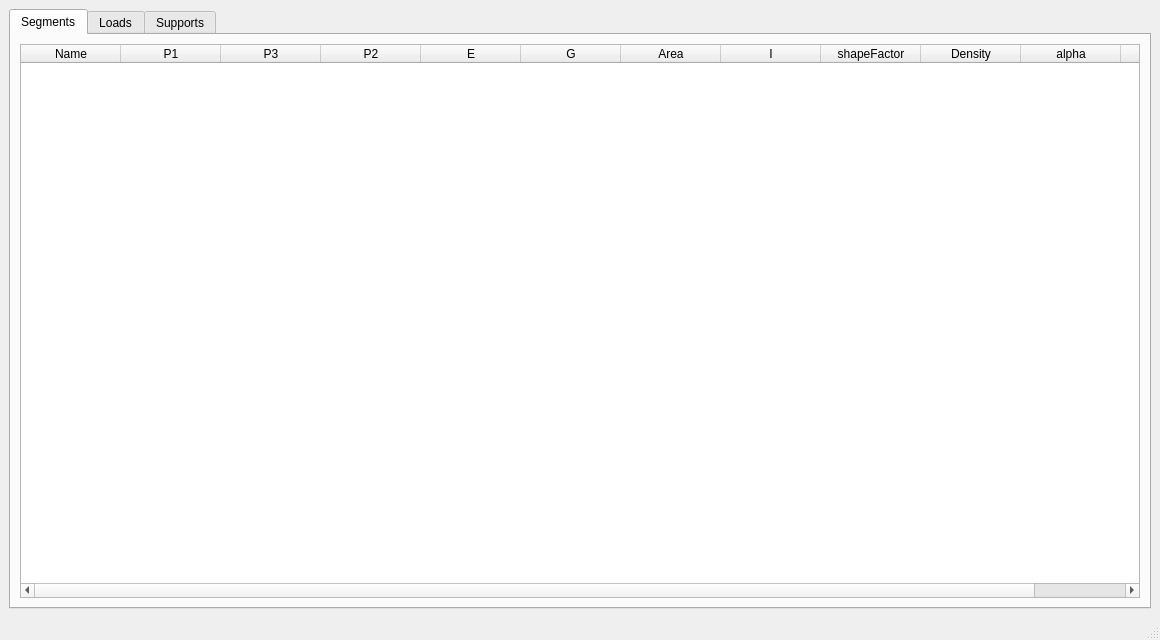
<?xml version="1.0" encoding="UTF-8"?>
<ui version="4.0">
 <class>MainWindow</class>
 <widget class="QMainWindow" name="MainWindow">
  <property name="geometry">
   <rect>
    <x>0</x>
    <y>0</y>
    <width>1160</width>
    <height>640</height>
   </rect>
  </property>
  <property name="windowTitle">
   <string>Objects Table</string>
  </property>
  <widget class="QWidget" name="centralwidget">
   <layout class="QGridLayout" name="gridLayout">
    <item row="0" column="0" colspan="2">
     <widget class="QTabWidget" name="tabWidget">
      <property name="currentIndex">
       <number>0</number>
      </property>
      <property name="tabsClosable">
       <bool>false</bool>
      </property>
      <property name="movable">
       <bool>true</bool>
      </property>
      <property name="tabBarAutoHide">
       <bool>true</bool>
      </property>
      <widget class="QWidget" name="tab">
       <attribute name="title">
        <string>Segments</string>
       </attribute>
       <layout class="QGridLayout" name="gridLayout_2">
        <item row="0" column="0" colspan="2">
         <widget class="QTableWidget" name="segmentsTable">
          <property name="dragEnabled">
           <bool>true</bool>
          </property>
          <property name="dragDropMode">
           <enum>QAbstractItemView::DragDrop</enum>
          </property>
          <property name="defaultDropAction">
           <enum>Qt::CopyAction</enum>
          </property>
          <property name="alternatingRowColors">
           <bool>true</bool>
          </property>
          <attribute name="horizontalHeaderDefaultSectionSize">
           <number>100</number>
          </attribute>
          <column>
           <property name="text">
            <string>Name</string>
           </property>
          </column>
          <column>
           <property name="text">
            <string>P1</string>
           </property>
          </column>
          <column>
           <property name="text">
            <string>P3</string>
           </property>
          </column>
          <column>
           <property name="text">
            <string>P2</string>
           </property>
          </column>
          <column>
           <property name="text">
            <string>E</string>
           </property>
          </column>
          <column>
           <property name="text">
            <string>G</string>
           </property>
          </column>
          <column>
           <property name="text">
            <string>Area</string>
           </property>
          </column>
          <column>
           <property name="text">
            <string>I</string>
           </property>
          </column>
          <column>
           <property name="text">
            <string>shapeFactor</string>
           </property>
          </column>
          <column>
           <property name="text">
            <string>Density</string>
           </property>
          </column>
          <column>
           <property name="text">
            <string>alpha</string>
           </property>
          </column>
          <column>
           <property name="text">
            <string>Type</string>
           </property>
          </column>
         </widget>
        </item>
       </layout>
      </widget>
      <widget class="QWidget" name="tab_2">
       <attribute name="title">
        <string>Loads</string>
       </attribute>
       <layout class="QGridLayout" name="gridLayout_3">
        <item row="0" column="0">
         <widget class="QTableWidget" name="loadsTable">
          <property name="dragEnabled">
           <bool>true</bool>
          </property>
          <property name="dragDropMode">
           <enum>QAbstractItemView::DragDrop</enum>
          </property>
          <property name="defaultDropAction">
           <enum>Qt::CopyAction</enum>
          </property>
          <property name="alternatingRowColors">
           <bool>true</bool>
          </property>
          <property name="sortingEnabled">
           <bool>true</bool>
          </property>
          <column>
           <property name="text">
            <string>Name</string>
           </property>
          </column>
          <column>
           <property name="text">
            <string>Degree</string>
           </property>
          </column>
          <column>
           <property name="text">
            <string>Peak</string>
           </property>
          </column>
          <column>
           <property name="text">
            <string>Parent Segment</string>
           </property>
          </column>
          <column>
           <property name="text">
            <string>P1</string>
           </property>
          </column>
          <column>
           <property name="text">
            <string>P3</string>
           </property>
          </column>
          <column>
           <property name="text">
            <string>Normal</string>
           </property>
          </column>
         </widget>
        </item>
       </layout>
      </widget>
      <widget class="QWidget" name="tab_3">
       <attribute name="title">
        <string>Supports</string>
       </attribute>
       <layout class="QGridLayout" name="gridLayout_4">
        <item row="0" column="0">
         <widget class="QTableWidget" name="supportsTable">
          <property name="dragEnabled">
           <bool>true</bool>
          </property>
          <property name="dragDropMode">
           <enum>QAbstractItemView::DragDrop</enum>
          </property>
          <property name="defaultDropAction">
           <enum>Qt::CopyAction</enum>
          </property>
          <property name="alternatingRowColors">
           <bool>true</bool>
          </property>
          <property name="selectionMode">
           <enum>QAbstractItemView::ContiguousSelection</enum>
          </property>
          <column>
           <property name="text">
            <string>Name</string>
           </property>
          </column>
          <column>
           <property name="text">
            <string>Type</string>
           </property>
          </column>
          <column>
           <property name="text">
            <string>Location</string>
           </property>
          </column>
          <column>
           <property name="text">
            <string>Normal</string>
           </property>
          </column>
          <column>
           <property name="text">
            <string>Settlement</string>
           </property>
          </column>
         </widget>
        </item>
       </layout>
      </widget>
     </widget>
    </item>
   </layout>
  </widget>
  <widget class="QStatusBar" name="statusbar"/>
 </widget>
 <resources/>
 <connections/>
</ui>
